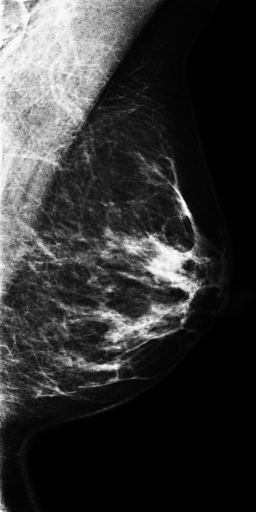
#> input picture sample-data/1.png, 256 x 512 px
$ python orb.py ../sample-data/1.png
#> lines starting #> are read from the running program, lines starting #| are printed output that depends on the picture; after the words box and inside, x2 and y2 are one past the last pixel; in counts of white or black regions, pixels touching at a corner belong together
import sys
import imutils
import numpy as np
import cv2 as cv
from matplotlib import pyplot as plt

import math;

def normalize(img):
	norm_img = img - np.min(img)
	norm_img = norm_img / np.max(norm_img)

def crop_image(img, th=0):
	mask = img > th
	return img[np.ix_(mask.any(1),mask.any(0))]

# Doubles the image's width and height by adding black margins
def add_margins(img):
	(h, w) = img.shape[:2]
	# Find the biggest dimension and double it
	#mx = max(h,w)*2
	# Using the diagonal is a correct way to do that
	mx = math.ceil(2 * math.sqrt(h*h + w*w))
	# A new square image will contain any version of the original image rotated around the center
	new_img = np.zeros((mx,mx), np.uint8)

	#hh = (mx-h)//2
	#wh = (mx-w)//2
	hh = mx // 2 - h
	wh = mx // 2

	# Position the original image with its bottom left corner on the center
	new_img[hh:hh+h, wh:wh+w] = img

	return new_img

# Removes the black margins added for rotation
def remove_margins(img, width, height):
	# Get the size of the image and calculate the center coordinates
	(h, w) = img.shape[:2]
	center = (w//2, h//2)
	new_img = img[center[1]-height:center[1], center[0]:center[0]+width]

	return new_img

# Converts the coordinates as if margins removed
def remove_margin_coords(points, img, width, height):
	# Get the size of the image and calculate the center coordinates
	(h, w) = img.shape[:2]
	center = (w//2, h//2)
	new_points = [(int(p[0])-center[0], int(p[1])-center[1]+height) for p in points]

	return new_points

def drawPoints(img, points, radius=2):
	color = (255, 0, 0)
	thickness = 1

	# This is to convert the image from grayscale to RGB
	img_new = np.stack((img,)*3, axis=-1)

	for coord in points:
		#Draw circles for given points
		point = (int(coord[0]), int(coord[1]))
		img_new = cv.circle(img_new, point, radius, color, thickness)

	return img_new

def rotateAndDrawPoints(img, angle):
	# Set color to red
	col = (255,0,0)
	thk = 1

	# Get the matrix for rotation around the center of the image
	height, width = img.shape[:2]
	center = (width/2, height/2)
	#rotate_matrix = cv.getRotationMatrix2D(center, -angle, 1.0)
	cos = math.cos(math.radians(-angle));
	sin = math.sin(math.radians(-angle));

	# We will use the global variable
	global coords_combined

	#img_new = imutils.rotate_bound(img, angle = angle)
	#img_new = imutils.rotate_bound(img_new, angle = -angle)
	#img_new = np.stack((img_new,)*3, axis=-1)
	img_new = imutils.rotate(img, angle = angle)

	# Detect keypoints and draw them on the image
	kp = orb.detect(img_new, None)
	# Rotate the detected points back to the initial orientation
	#coords_transformed = getTransformedPixel([(k.pt[0], k.pt[1]) for k in kp], angle, scale = 1.0)

	# Consider that y axis is directed down in screen coordinates
	coords_transformed = [(k.pt[0] - center[0], center[1] - k.pt[1]) for k in kp]

	# Rotate all the points around the center of coordinates
	coords_transformed = [(cos * k[0] - sin * k[1], sin * k[0] + cos * k[1]) for k in coords_transformed]

	# Translate all the points back and add to the combined list
	coords_combined = coords_combined + [(int(k[0] + center[0]), int(center[1] - k[1])) for k in coords_transformed]

	return cv.drawKeypoints(img_new, kp, None, color=(255,0,0), flags=0)
	#return drawPoints(img_new, coords_combined, 1)

# Draw a 2D histogram on a given image using the numbers
def drawHistogram(img, points, width, height, colormin=(0, 255, 255), colormax=(255, 0, 0)):
	# Count density of points in a given raster of rectangular cells
	numbers = count_points(points, img, width, height)

	# If the image is a grayscale one, turn it to RGB
	if len(img.shape) < 3:
		img_new = np.stack((img,)*3, axis=-1)
	else:
		img_new = np.array(img)

	#for row in numbers:
	#	print(row)
	#print(num_max, num_min)

	# Find the maximum and minimum in the 2D list
	num_max = max(map(max, numbers))
	num_min = min(map(min, numbers))
	# Loop through all rows and columns
	(rows, cols) = numbers.shape[:2]
	(img_height, img_width) = img.shape[:2]
	# Generate a histogram mask image
	img_histo = np.zeros_like(img_new)
	for i in range(rows):
		for j in range(cols):
			n = (numbers[i,j] - num_min)/num_max
			# Interpolate color between the colormin and colormax values
			color = ((1-n)*colormin[0] + n*colormax[0], (1-n)*colormin[1] + n*colormax[1], (1-n)*colormin[2] + n*colormax[2])
			# Strangely it does not draw if the coordinates are outside the image area
			img_histo = cv.rectangle(img_histo, (j*width, i*height), (min(width*(j+1)-1, img_width-1), min(height*(i+1)-1, img_height-1)), color, -1)

	#img_new = cv.bitwise_and(img_new, img_histo) # Bitwise does not work as intended
	# Use the grayscale image as intensity for the RGM image
	for i in range(img_height):
		for j in range(img_width):
			# Overflow happens if you multiply first instead of dividing to 255
			img_new[i, j][0] = round(img_histo[i, j][0] / 255 * img_new[i, j][0])
			img_new[i, j][1] = round(img_histo[i, j][1] / 255 * img_new[i, j][1])
			img_new[i, j][2] = round(img_histo[i, j][2] / 255 * img_new[i, j][2])

	#return img_histo
	return img_new

# Returns the number of keypoints for the 2D histogram
def count_points(points, img, width, height):
	# Get the size of the image
	(h, w) = img.shape[:2]
	rows, cols = (math.ceil(h/height), math.ceil(w/width))

	# Introduce a 2D list for storing numbers
	number_points = np.array([[0 for i in range(cols)] for j in range(rows)])
	for coord in points:
		number_points[math.floor(coord[1]/height)][math.floor(coord[0]/width)] += 1

	return number_points

# [66 lines left out: functions drawCommonPoints, getTransformedPixel, getImageWithTransformedKeypoints, matchPoints, not called in this run]

# Returns array of images of given size with highest numbers in histogram
def getImages(img, points, width, height, max_images):
	# Count density of points in a given raster of rectangular cells
	numbers = count_points(points, img, width, height)
	(rows, cols) = numbers.shape[:2]

	# Generate a 2D array of tuples of related density numbers and image fragments
	img_nums = []
	for i in range(rows):
		col = []
		for j in range(cols):
			# Columns are associated with width and rows with height
			col.append((numbers[i][j], img[i*height:(i+1)*height-1, j*width:(j+1)*width-1]))
		img_nums.append(col)
	dtype = [('density', int), ('image', object)]
	img_cells = np.array(img_nums, dtype=dtype) #Will return "an inhomogeneous shape" error without dtype

	# Flatten the 2D array and sort by the density in a descending order
	img_cells_sorted = sorted(img_cells.flatten(), reverse=True, key=lambda x: x[0])

	# [6 lines of commented-out code are left out]
	img_arr = []
	for i in range(max_images):
		img_arr.append((img_cells_sorted[i][1], img_cells_sorted[i][0]))

	return img_arr

#---------------------------------------------------------------
# BEGIN
#---------------------------------------------------------------
# Get the image file name from the first argument
fname = sys.argv[1]
img_init = cv.imread(fname, cv.IMREAD_GRAYSCALE)
#> img_init is the input picture: shape (512, 256); min 1, max 252, mean 53.3
#img_init = cv.imread(fname, cv.IMREAD_COLOR)

#---------------------------------------------------------------
#img = normalize(img_)
img_cropped = crop_image(img_init, 2)
#> in crop_image, `mask = img > th`:
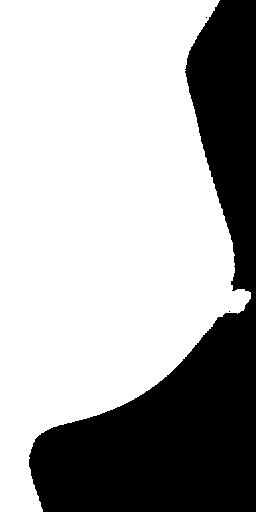
#> mask: shape (512, 256) bool; 67.3% white; 3 black regions (2 under 20 px), largest, box (x1, y1, x2, y2) and area: (29, 0, 256, 512) 42893
img_margin = add_margins(img_cropped)

# Remember the size of the initial cropped image
(height_cropped, width_cropped) = img_cropped.shape[:2]

# Screen 1: Demonstration of the keypoint transformation
fig, axarr = plt.subplots(1,3)
fig.suptitle('1. Initial preparation')
axarr[0].set_title('Original image', loc='right')
axarr[0].imshow(img_init, cmap='gray')
axarr[1].set_title('Cropped image', loc='right')
axarr[1].imshow(img_cropped, cmap='gray')
axarr[2].set_title('Image with margins', loc='right')
axarr[2].imshow(img_margin, cmap='gray')
plt.show()

#---------------------------------------------------------------
img = img_margin

# Initiate ORB detector
orb = cv.ORB_create()

matchDict = {}
# The comnined list to store all detected keypoints
coords_combined = []

kp = orb.detect(img, None)
#> kp = 500 keypoints; strongest (x, y, size): (570, 58, 31), (570, 59, 37.2), (570, 569, 31), (758, 272, 37.2)

# Get all the coordinates and convert them to int
coords = [(int(k.pt[0]), int(k.pt[1])) for k in kp]
#> coords = 500 pairs, first value 569 to 768, second value 58 to 569

# Screen 2: Demonstration of the keypoint transformation
#fig, axarr = plt.subplots(2,3)
#fig.suptitle('2. Demonstration of the keypoint transformation')
#axarr[0,0].imshow(drawPoints(img, coords))
#axarr[0,1].imshow(getImageWithTransformedKeypoints(img, 30, coords))
#axarr[0,2].imshow(getImageWithTransformedKeypoints(img, -30, coords))
#axarr[1,0].imshow(getImageWithTransformedKeypoints(img, 15, coords))
#axarr[1,1].imshow(getImageWithTransformedKeypoints(img, -15, coords))
#axarr[1,2].imshow(getImageWithTransformedKeypoints(img, 45, coords))
#plt.show()

#---------------------------------------------------------------

# Screen 3: Keypoints in various images
fig, axarr = plt.subplots(2,3)
fig.suptitle('3. Keypoints in various images')

# A list for storing all keypoints combined
coords_combined = []

# Rotate the image detect and store the combined list of keypoints
axarr[0, 0].set_title('Rotation: 0º', loc='right')
#axarr[0,0].imshow(drawPoints(img, coords))
axarr[0,0].imshow(rotateAndDrawPoints(img, 0)) # You may miss some keypoints in the original without this call
#> in rotateAndDrawPoints, `coords_transformed = [(k.pt[0] - center[0], center[1] - k.pt[1]) for k..`: coords_transformed = 500 pairs, first value -0.774 to 197.5, second value 1.5 to 512.5
#> in rotateAndDrawPoints, `coords_combined = coords_combined + [(int(k[0] + center[0]), int(cente..`: coords_combined has the same summary as coords outside rotateAndDrawPoints
axarr[0, 1].set_title('Rotation: 30º', loc='right')
axarr[0,1].imshow(rotateAndDrawPoints(img, 30))
#> in rotateAndDrawPoints (call 2), `kp = orb.detect(img_new, None)`: kp = 500 keypoints; strongest (x, y, size): (315, 126, 31), (314, 127, 37.2), (315, 127, 44.6), (569, 568, 31)
axarr[0, 2].set_title('Rotation: -30º', loc='right')
axarr[0,2].imshow(rotateAndDrawPoints(img, -30))
#> in rotateAndDrawPoints (call 3), `kp = orb.detect(img_new, None)`: kp = 500 keypoints; strongest (x, y, size): (826, 127, 31), (827, 127, 37.2), (825, 128, 44.6), (826, 128, 53.6)
axarr[1, 0].set_title('Rotation: 15º', loc='right')
axarr[1,0].imshow(rotateAndDrawPoints(img, 15))
#> in rotateAndDrawPoints (call 4), `kp = orb.detect(img_new, None)`: kp = 500 keypoints; strongest (x, y, size): (438, 76, 31), (438, 77, 37.2), (439, 78, 53.6), (440, 77, 77.1)
axarr[1, 1].set_title('Rotation: -15º', loc='right')
axarr[1,1].imshow(rotateAndDrawPoints(img, -15))
#> in rotateAndDrawPoints (call 5), `kp = orb.detect(img_new, None)`: kp = 500 keypoints; strongest (x, y, size): (703, 76, 31), (571, 569, 31), (704, 77, 77.1), (703, 77, 64.3)
axarr[1, 2].set_title('Rotation: 45º', loc='right')
axarr[1,2].imshow(rotateAndDrawPoints(img, 45))
#> in rotateAndDrawPoints (call 6), `kp = orb.detect(img_new, None)`: kp = 500 keypoints; strongest (x, y, size): (208, 208, 31), (209, 208, 37.2), (209, 207, 44.6), (569, 569, 31)
plt.show()

#---------------------------------------------------------------

# Screen 3½: Showing all detected keypoints and the original image
fig, axarr = plt.subplots(1, 2, constrained_layout = True)
fig.suptitle('3½. All detected keypoints combined')
axarr[0].set_title('Original image with\nkeypoints', loc='right')
axarr[0].imshow(remove_margins(drawPoints(img, coords, 2), width_cropped, height_cropped))
#> the loop in drawPoints, `for coord in points:` made 500 passes
#> point on passes 1 to 3: (575, 569), (595, 61), (570, 569)
#> after the loop in drawPoints, `for coord in points:`:
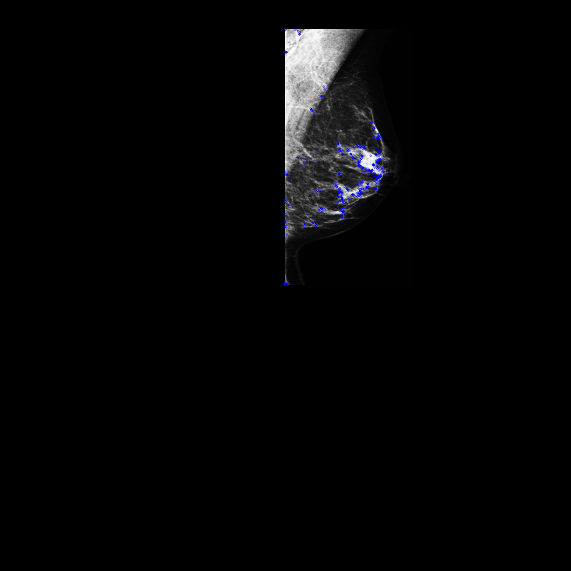
#> img_new: shape (1141, 1141, 3) (shown at 1/2 size); mean of channels 0, 1, 2 5.6, 5.1, 5.1; drawn as B, G, R
#> in remove_margins, `(h, w) = img.shape[:2]`: h = 1141
#> in remove_margins, `center = (w//2, h//2)`: center = (570, 570)
#axarr[0].imshow(remove_margins(drawPoints(img, coords_combined, 2), width_cropped, height_cropped))

# Remove the margins and convert the detected keypoints to original coordinates
coords_combined = remove_margin_coords(coords_combined, img, width_cropped, height_cropped)
#> in remove_margin_coords, `new_points = [(int(p[0])-center[0], int(p[1])-center[1]+height) for p ..`: new_points = 3000 pairs, first value -1 to 200, second value -1 to 511
#> coords_combined has the same summary as new_points in remove_margin_coords
img = remove_margins(img, width_cropped, height_cropped)
axarr[1].set_title('Original image with\nall keypoints combined', loc='right')
axarr[1].imshow(drawPoints(img, coords_combined, 2))
#> call 2 of drawPoints, with radius = 2
#> the loop in drawPoints (call 2), `for coord in points:` made 3000 passes
#> point on passes 1 to 3: (5, 511), (25, 3), (0, 511)
#> after the loop in drawPoints (call 2), `for coord in points:`:
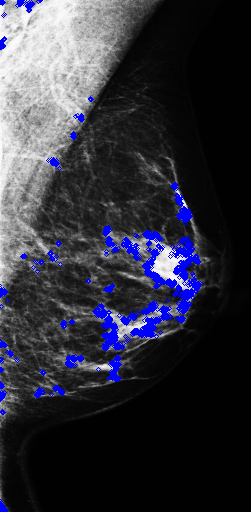
#> img_new: shape (512, 251, 3); mean of channels 0, 1, 2 59.7, 48.8, 48.8; drawn as B, G, R
plt.show()

#---------------------------------------------------------------

# Screen 3¾: Showing a histogram of detected keypoints on the original image
fig, axarr = plt.subplots(1,3)
fig.suptitle('3¾. Histogram of detected keypoints')
axarr[0].imshow(drawPoints(img, coords_combined, 2))

# Generate the numbers for the histogram
histogram_numbers = count_points(coords_combined, img, 20, 20)
#> the loop in count_points, `for coord in points:` made 3000 passes
axarr[1].imshow(histogram_numbers)
axarr[2].imshow(drawHistogram(img, coords_combined, 20, 20))
#> the loop in count_points (call 2), `for coord in points:` made 3000 passes
#> in drawHistogram, `num_max = max(map(max, numbers))`: num_max = 163
#> in drawHistogram, `num_min = min(map(min, numbers))`: num_min = 0
#> after the loop in drawHistogram, `for i in range(rows):`:
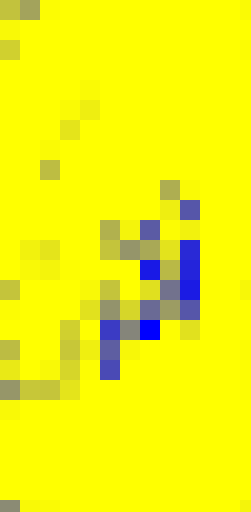
#> img_histo: shape (512, 251, 3); mean of channels 0, 1, 2 14.4, 240.6, 240.6; drawn as B, G, R
#> after the loop in drawHistogram, `for i in range(img_height):`:
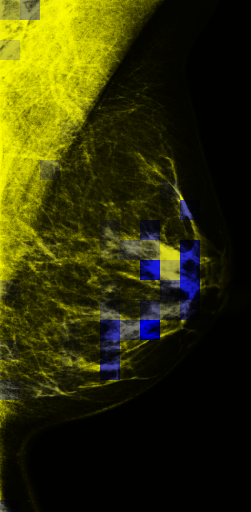
#> img_new: shape (512, 251, 3); mean of channels 0, 1, 2 5.9, 48.4, 48.4; drawn as B, G, R
plt.show()
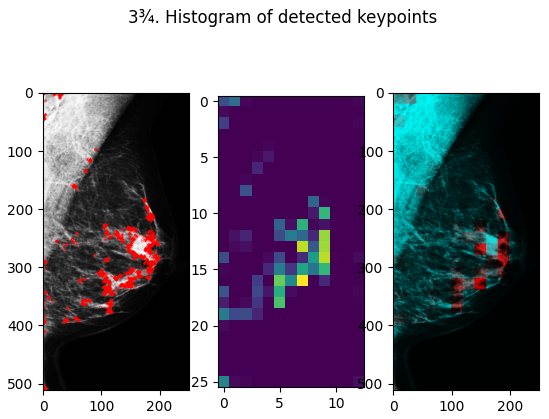
#> figure drawn by matplotlib, 3 panels

#---------------------------------------------------------------

# Screen 4: Showing the 20 common keypoints and the 20x20 regions around them
coords_sorted = sorted(coords)
#> coords_sorted has the same summary as coords
# md = matchPoints(coords2,trPixels)
# print(md)
fig, axarr = plt.subplots(4, 5, constrained_layout = True)
fig.suptitle('4. 20 common keypoints and the 20x20 regions around them')
img_arr  = getImages(img, coords_combined, 20, 20, 20)
#> after the loop in getImages, `for i in range(rows):`: img_nums = 26 items
#> in getImages, `img_cells_sorted = sorted(img_cells.flatten(), reverse=True, key=lambd..`: img_cells_sorted = 338 items
#> after the loop in getImages, `for i in range(max_images):`: img_arr = 20 items
#> img_arr = 20 items
for i in range(4):
	for j in range(5):
		axarr[i, j].set_title(img_arr[i*5+j][1], loc='right')
		axarr[i, j].imshow(img_arr[i*5+j][0], cmap='gray')
plt.show()
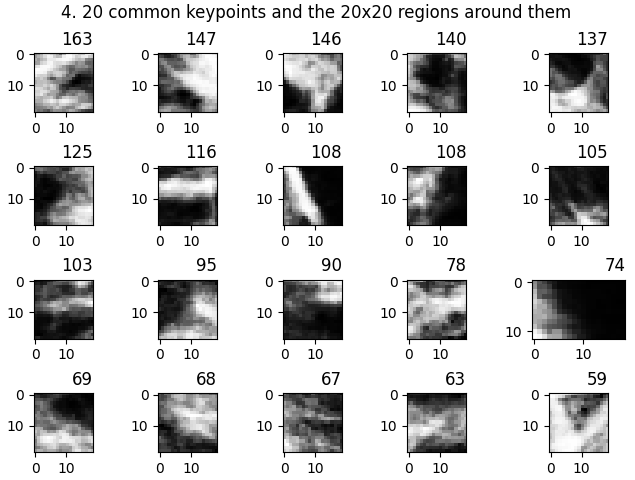
#> figure drawn by matplotlib, 20 panels

$ run again, on sample-data/2.png
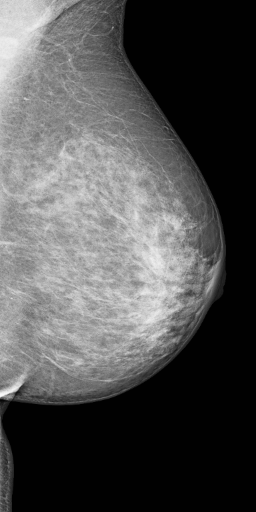
#> input picture sample-data/2.png, 256 x 512 px
#> img_init is the input picture: shape (512, 256); min 1, max 250, mean 81
#> mask: shape (512, 256) bool; 56.1% white; 1 black region, box (x1, y1, x2, y2) and area: (2, 0, 256, 512) 57533
#> `kp = orb.detect(img, None)`: kp = 500 keypoints; strongest (x, y, size): (561, 48, 31), (562, 48, 37.2), (560, 444, 31), (560, 443, 37.2)
#> coords = 500 pairs, first value 560 to 778, second value 48 to 559
#> in rotateAndDrawPoints, `coords_transformed = [(k.pt[0] - center[0], center[1] - k.pt[1]) for k..`: coords_transformed = 500 pairs, first value -0.5 to 217.5, second value 1.5 to 512.5
#> in rotateAndDrawPoints, `coords_combined = coords_combined + [(int(k[0] + center[0]), int(cente..`: coords_combined has the same summary as coords outside rotateAndDrawPoints
#> in rotateAndDrawPoints (call 2), `kp = orb.detect(img_new, None)`: kp = 500 keypoints; strongest (x, y, size): (305, 116, 31), (502, 459, 31), (503, 458, 37.2), (305, 117, 44.6)
#> in rotateAndDrawPoints (call 3), `kp = orb.detect(img_new, None)`: kp = 500 keypoints; strongest (x, y, size): (816, 117, 31), (816, 118, 37.2), (817, 122, 111.1), (815, 119, 92.6)
#> in rotateAndDrawPoints (call 4), `kp = orb.detect(img_new, None)`: kp = 500 keypoints; strongest (x, y, size): (428, 66, 31), (530, 448, 31), (429, 67, 53.6), (530, 446, 44.6)
#> in rotateAndDrawPoints (call 5), `kp = orb.detect(img_new, None)`: kp = 500 keypoints; strongest (x, y, size): (694, 66, 31), (695, 67, 53.6), (693, 66, 44.6), (590, 448, 31)
#> in rotateAndDrawPoints (call 6), `kp = orb.detect(img_new, None)`: kp = 500 keypoints; strongest (x, y, size): (199, 197, 31), (199, 199, 31), (199, 198, 37.2), (478, 478, 31)
#> the loop in drawPoints, `for coord in points:` made 500 passes
#> point on passes 1 to 3: (629, 107), (569, 559), (751, 275)
#> in remove_margins, `(h, w) = img.shape[:2]`: h = 1121
#> in remove_margins, `center = (w//2, h//2)`: center = (560, 560)
#> new_points = 3000 pairs, first value -3 to 219, second value -1 to 511
#> `coords_combined = remove_margin_coords(coords_combined, img, width_cro..`: coords_combined has the same summary as new_points in remove_margin_coords
#> the loop in drawPoints (call 2), `for coord in points:` made 3000 passes
#> point on passes 1 to 3: (69, 59), (9, 511), (191, 227)
#> after the loop in drawPoints (call 2), `for coord in points:`:
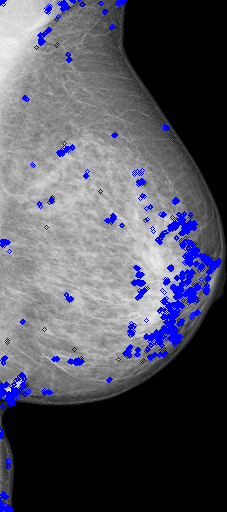
#> img_new: shape (512, 227, 3); mean of channels 0, 1, 2 97, 83.9, 83.9; drawn as B, G, R
#> the loop in count_points, `for coord in points:` made 3000 passes
#> the loop in count_points (call 2), `for coord in points:` made 3000 passes
#> num_max = 270
#> num_min = 0
#> `plt.show()`:
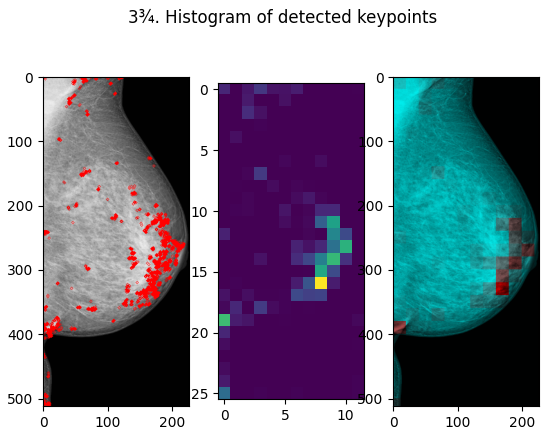
#> figure drawn by matplotlib, 3 panels
#> coords_sorted has the same summary as coords
#> after the loop in getImages, `for i in range(rows):`: img_nums = 26 items
#> img_cells_sorted = 312 items
#> after the loop in getImages, `for i in range(max_images):`: img_arr = 20 items
